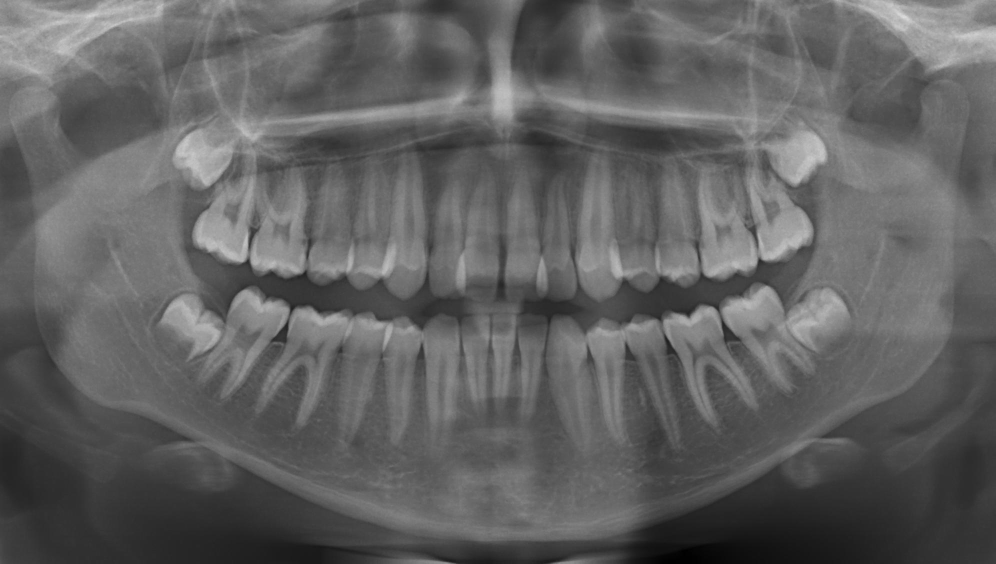
#> input picture assets/samples/sample_01.jpg, 1991 x 1127 px (shown at 1/2 size)
$ python -i imaging.py   (imports and definitions only)
#> lines starting #> are read from the running program, lines starting #| are printed output that depends on the picture
#> further down, picture is the input picture: shape (1127, 1991, 3); min 0, max 222, mean 97.2
"""Decode uploads in memory: JPG/PNG/HEIC, EXIF orientation, resize to the analysis size."""

from __future__ import annotations

import io

import numpy as np
from PIL import Image, ImageOps, UnidentifiedImageError

# [7 lines not run here, left out]


class ImageDecodeError(ValueError):
    """The upload is not a readable image."""


def decode(data: bytes, max_side: int) -> tuple[np.ndarray, tuple[int, int]]:
    """Return (RGB uint8 array resized so the longest side <= max_side, original (w, h)).

    Nothing is written to disk; EXIF orientation is applied so phone photos are upright.
    """
    try:
        img = Image.open(io.BytesIO(data))
        img = ImageOps.exif_transpose(img)
        img = img.convert("RGB")
    except (UnidentifiedImageError, OSError, ValueError) as e:
        raise ImageDecodeError("not a readable JPG, PNG or HEIC image") from e
    original = img.size
    scale = max_side / max(img.size)
    if scale < 1:
        img = img.resize((round(img.width * scale), round(img.height * scale)), Image.LANCZOS)
    return np.asarray(img), original


def grey_world(rgb: np.ndarray) -> np.ndarray:
    """Grey-world white balance: removes the warm cast of indoor lighting (training photos are flash-lit)."""
    f = rgb.astype(np.float32)
    mean = f.reshape(-1, 3).mean(0)
    return np.clip(f * (mean.mean() / np.maximum(mean, 1.0)), 0, 255).astype(np.uint8)


def clahe_l(rgb: np.ndarray) -> np.ndarray:
    """Local contrast (CLAHE on the L channel): lifts dim back teeth without shifting colour."""
    import cv2

    lab = cv2.cvtColor(rgb, cv2.COLOR_RGB2LAB)
#> lab: shape (1127, 1991, 3); mean of channels 0, 1, 2 104.3, 128, 128
    lab[..., 0] = cv2.createCLAHE(clipLimit=2.0, tileGridSize=(8, 8)).apply(lab[..., 0])
#> lab: shape (1127, 1991, 3); mean of channels 0, 1, 2 113, 128, 128
    return cv2.cvtColor(lab, cv2.COLOR_LAB2RGB)
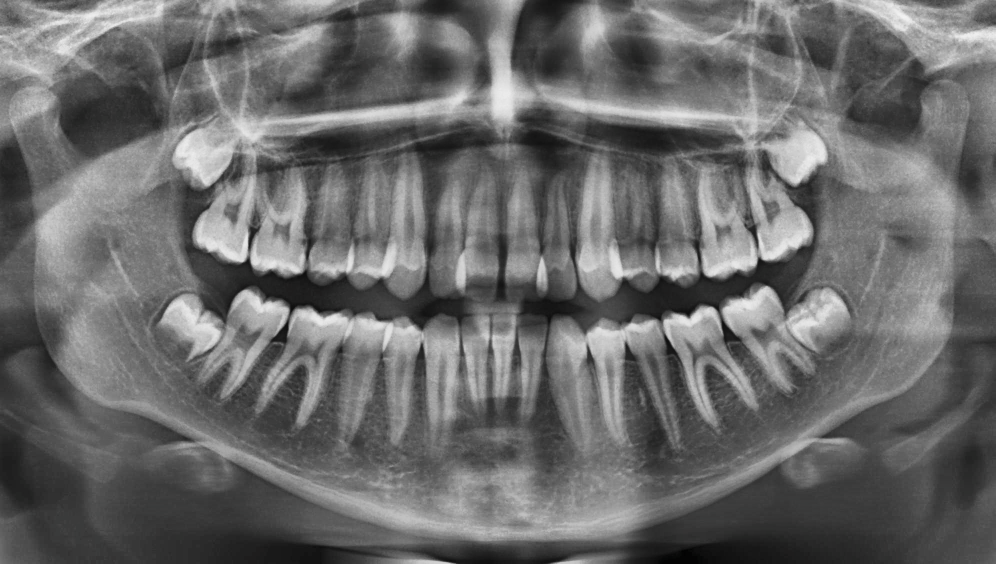
#> returned value: shape (1127, 1991, 3) (shown at 1/2 size); mean R, G, B 106.4, 106.4, 106.4


COLOUR_PASSES = {"grayworld": grey_world, "clahe": clahe_l}


def png_b64(rgb: np.ndarray) -> str:
    """Base64 PNG for JSON transport."""
    import base64

    buf = io.BytesIO()
    Image.fromarray(rgb).save(buf, "PNG", optimize=True)
    return base64.b64encode(buf.getvalue()).decode()

>>> import cv2
>>> picture = cv2.cvtColor(cv2.imread('../../assets/samples/sample_01.jpg'), cv2.COLOR_BGR2RGB)
>>> result = clahe_l(picture)

$ run again, on assets/samples/sample_02.jpg
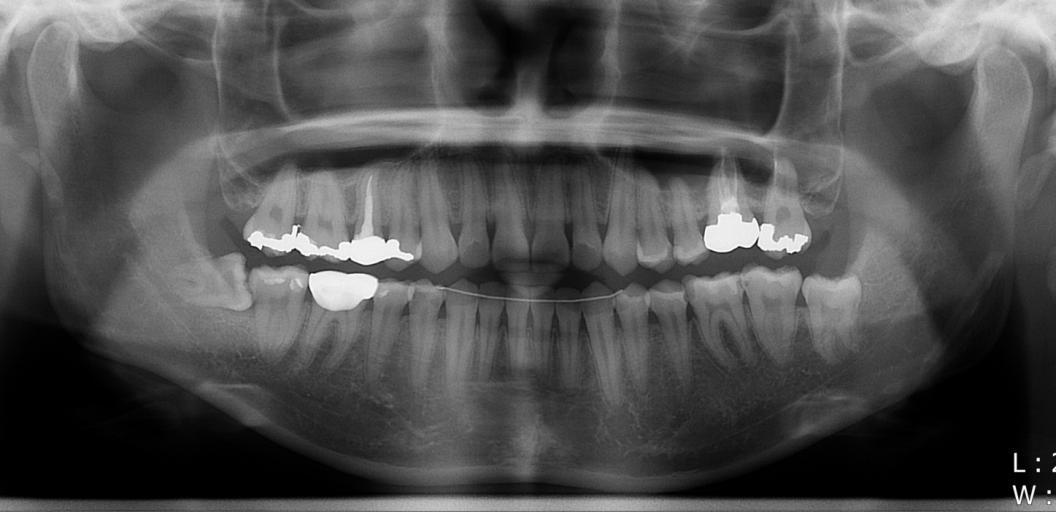
#> input picture assets/samples/sample_02.jpg, 1056 x 512 px
#> picture is the input picture: shape (512, 1056, 3); min 0, max 255, mean 78.9
#> in clahe_l, `return cv2.cvtColor(lab, cv2.COLOR_LAB2RGB)`:
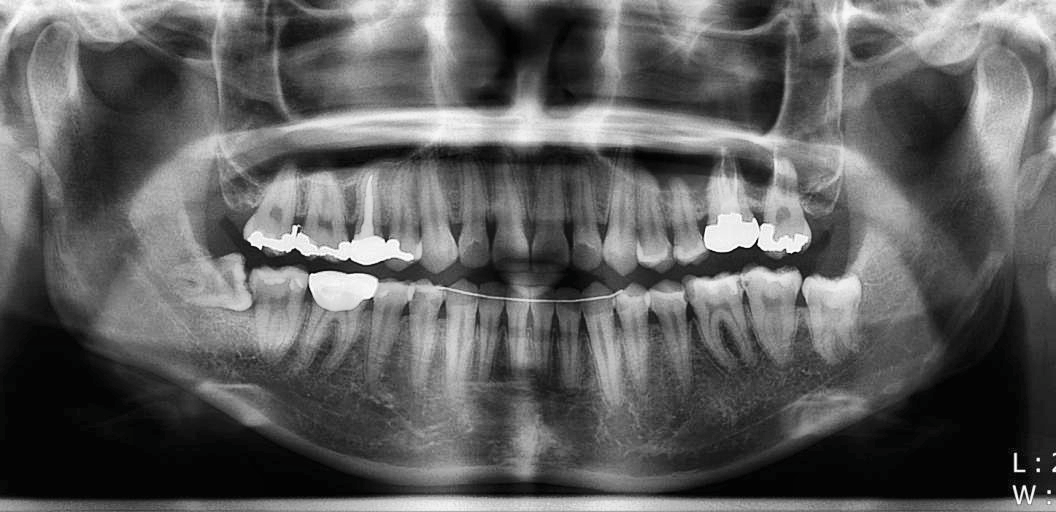
#> returned value: shape (512, 1056, 3); mean R, G, B 94.6, 94.7, 94.6

$ run again, on assets/samples/sample_03.jpg
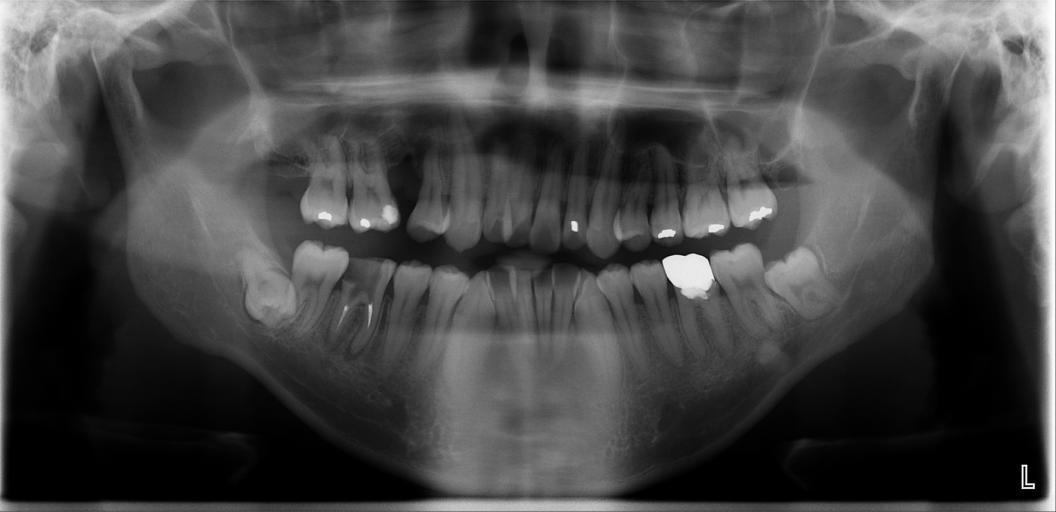
#> input picture assets/samples/sample_03.jpg, 1056 x 512 px
#> picture is the input picture: shape (512, 1056, 3); min 0, max 255, mean 68.9
#> in clahe_l, `return cv2.cvtColor(lab, cv2.COLOR_LAB2RGB)`:
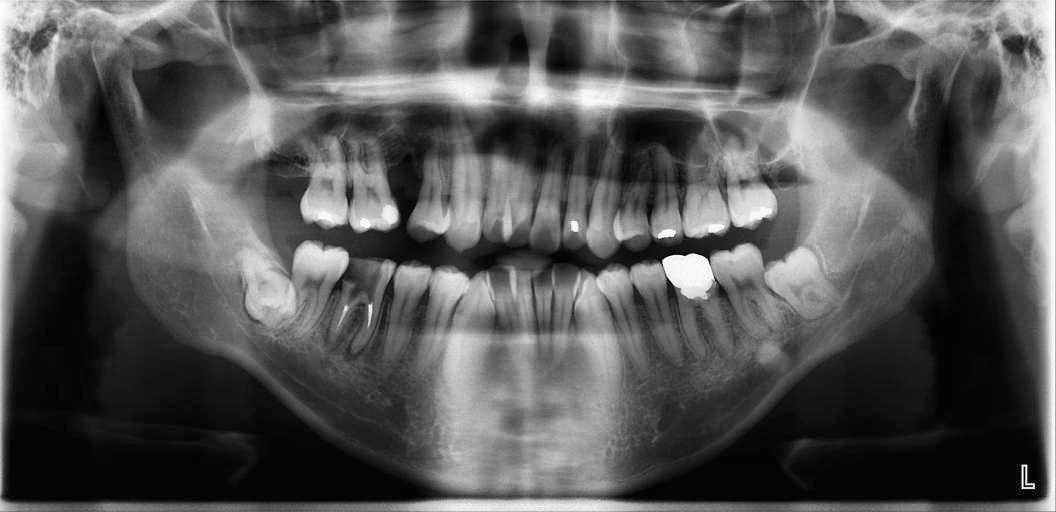
#> returned value: shape (512, 1056, 3); mean R, G, B 87.5, 87.5, 87.5
